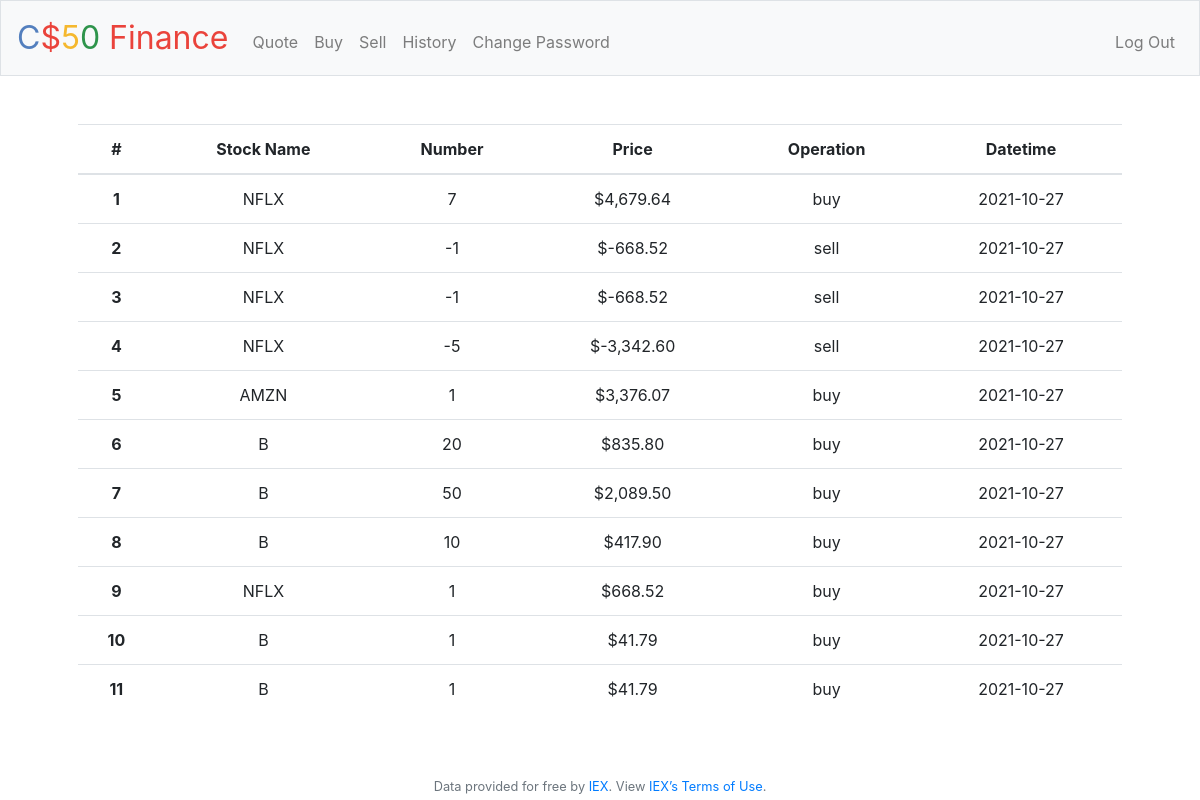
The app's page /history (signed in) with its own data.
### tables this page shows
CREATE TABLE "transactions" (
	"id"	INTEGER PRIMARY KEY AUTOINCREMENT,
	"user_id"	INTEGER NOT NULL,
	"symbol"	TEXT NOT NULL,
	"number"	INTEGER,
	"price"	REAL NOT NULL,
	"operation"	INTEGER NOT NULL,
	"datetime"	TEXT NOT NULL
);

### application.py (the view)
@app.route("/history")
@login_required
def history():
    table = []
    rows = db.execute("SELECT * FROM transactions where user_id = ? order by id", session['user_id'])
    for row in rows:
        r = {}
        r['symbol'] = row['symbol']
        r['number'] = row['number']
        r['price'] = row['price']
        op = row['operation']
        if op == 1:
            r['operation'] = 'sell'
        else:
            r['operation'] = 'buy'
        r['datetime'] = row['datetime']
        table.append(r)
    return render_template("history.html", table=table)

### application.py (called while the page is built)
@app.after_request
def after_request(response):
    response.headers["Cache-Control"] = "no-cache, no-store, must-revalidate"
    response.headers["Expires"] = 0
    response.headers["Pragma"] = "no-cache"
    return response

### helpers.py (called while the page is built)
def login_required(f):
    @wraps(f)
    def decorated_function(*args, **kwargs):
        if session.get("user_id") is None:
            return redirect("/login")
        return f(*args, **kwargs)
    return decorated_function

def usd(value):
    return f"${value:,.2f}"

### templates/history.html (shortened to what this page needs)
{% extends "layout.html" %}
{% block main %}
    <div>
    <table class="table">
      <thead>
        <tr>
          <th scope="col">#</th>
          <th scope="col">Stock Name</th>
          <th scope="col">Number</th>
          <th scope="col">Price</th>
          <th scope="col">Operation</th>
          <th scope="col">Datetime</th>
        </tr>
      </thead>
      <tbody>
      {%  for row in table %}
        <tr>
          <th scope="row">{{ loop.index }}</th>
          <td>{{ row['symbol'] }}</td>
          <td>{{ row['number'] }}</td>
          <td>{{ row['price'] | usd }}</td>
          <td>{{ row['operation'] }}</td>
          <td>{{ row['datetime'] }}</td>
        </tr>
      {% endfor %}
      </tbody>
    </table>
    </div>
{% endblock %}

### templates/layout.html (shortened to what this page needs)
<!DOCTYPE html>
<html lang="en">
    <head>
        <link rel="stylesheet" href="https://cdn.jsdelivr.net/npm/bootstrap@4.5.3/dist/css/bootstrap.min.css">
        <link href="/static/styles.css" rel="stylesheet">
    </head>
    <body>
        <nav class="navbar navbar-expand-md navbar-light bg-light border">
            <a class="navbar-brand" href="/"><span class="blue">C</span><span class="red">$</span><span class="yellow">5</span><span class="green">0</span> <span class="red">Finance</span></a>
            <div class="collapse navbar-collapse" id="navbar">
                {% if session.user_id %}
                    <ul class="navbar-nav mr-auto mt-2">
                        <li class="nav-item"><a class="nav-link" href="/quote">Quote</a></li>
                        <li class="nav-item"><a class="nav-link" href="/buy">Buy</a></li>
                        <li class="nav-item"><a class="nav-link" href="/sell">Sell</a></li>
                        <li class="nav-item"><a class="nav-link" href="/history">History</a></li>
                        <li class="nav-item"><a class="nav-link" href="/password">Change Password</a></li>
                    </ul>
                    <ul class="navbar-nav ml-auto mt-2">
                        <li class="nav-item"><a class="nav-link" href="/logout">Log Out</a></li>
                    </ul>
                {% else %}
                    <ul class="navbar-nav ml-auto mt-2">
                        <li class="nav-item"><a class="nav-link" href="/register">Register</a></li>
                        <li class="nav-item"><a class="nav-link" href="/login">Log In</a></li>
                    </ul>
                {% endif %}
            </div>
        </nav>
        <main class="container p-5">
            {% block main %}{% endblock %}
        </main>
        <footer class="small text-center text-muted">
            Data provided for free by <a href="https://iextrading.com/developer">IEX</a>. View <a href="https://iextrading.com/api-exhibit-a/">IEX’s Terms of Use</a>.
        </footer>
    </body>
</html>

### static/styles.css (style rules this page uses)
nav .navbar-brand { font-size: xx-large; }
nav .navbar-brand .blue { color: #537fbe; }
nav .navbar-brand .red { color: #ea433b; }
nav .navbar-brand .yellow { color: #f5b82e; }
nav .navbar-brand .green { color: #2e944b; }
main { overflow-x: auto; text-align: center; }

### records on screen
transactions: symbol "NFLX", number "7", price "$4,679.64", operation "buy", datetime "2021-10-27"
transactions: symbol "NFLX", number "-1", price "$-668.52", operation "sell", datetime "2021-10-27"
transactions: symbol "NFLX", number "-1", price "$-668.52", operation "sell", datetime "2021-10-27"
transactions: symbol "NFLX", number "-5", price "$-3,342.60", operation "sell", datetime "2021-10-27"
transactions: symbol "AMZN", number "1", price "$3,376.07", operation "buy", datetime "2021-10-27"
transactions: symbol "B", number "20", price "$835.80", operation "buy", datetime "2021-10-27"
transactions: symbol "B", number "50", price "$2,089.50", operation "buy", datetime "2021-10-27"
transactions: symbol "B", number "10", price "$417.90", operation "buy", datetime "2021-10-27"
transactions: symbol "NFLX", number "1", price "$668.52", operation "buy", datetime "2021-10-27"
transactions: symbol "B", number "1", price "$41.79", operation "buy", datetime "2021-10-27"
transactions: symbol "B", number "1", price "$41.79", operation "buy", datetime "2021-10-27"
